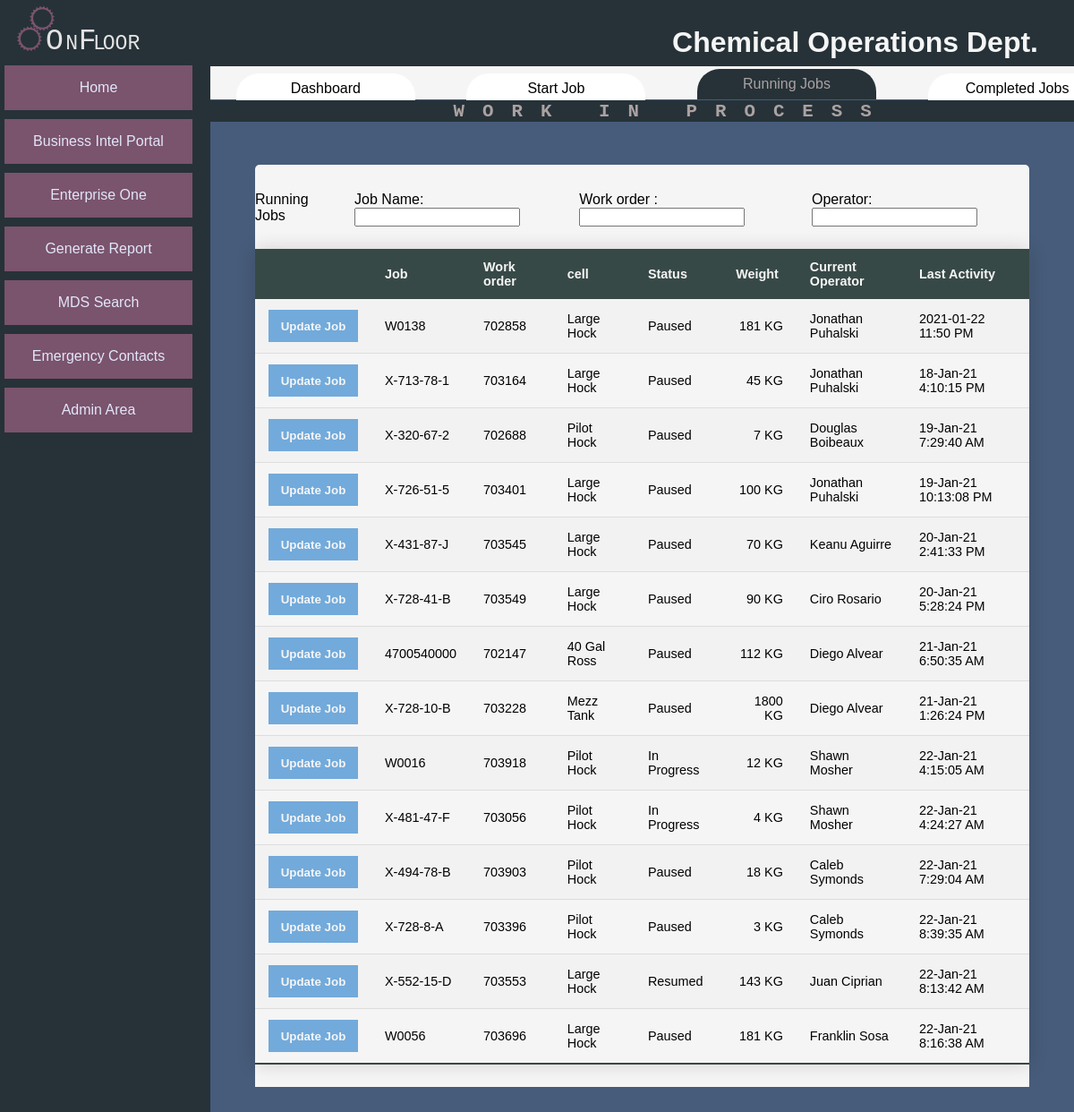
The app's page /runningjobs/ with its own data.
### tables this page shows
CREATE TABLE `Job_Record` (
	`Job_ID` INTEGER NOT NULL PRIMARY KEY AUTOINCREMENT,
	`Job` TEXT,
	`Work_Order` TEXT,
	`Job_Weight`  INTEGER NOT NULL,
	`Work_Cell`  INTEGER NOT NULL,
	`Job_Type`  INTEGER NOT NULL,
	`Job_Status` INTEGER NOT NULL,
	`Start_Time` TEXT,
	`Notes` TEXT,
	`In-Process_Testing` INEGER,
	`Pre_Adjustment` INTEGER,
	`End_Time` TEXT,
	`Total_Operations` INTEGER,
	`Start_Date` TEXT,
	`End_Date` TEXT,
	`Last_Operation` INTEGER
);

### app.py (the view, shortened to what this page needs)
@app.route("/runningjobs/", methods=['POST','GET'])
def runningJobs():
    page = "WORK IN PROCESS"
    jobList = DB.getRunningJobsList()
    jobs = []
    for job in jobList:
        jobs.append({
            'jobID':job[0],
            'job':job[1],
            'workorder':job[2],
            'cell':job[3],
            'status':job[4],
            'weight':job[5],
            'operator':job[7],
            'timestamp':job[8],})
    return render_template('runningjobs.html', jobs=jobs, page=page)

### data/DB.py (called while the page is built)
def make_connection():
    connection_String = "C:\\Users\\sbish\\Desktop\\project x\\data\\JT_DATA.db" #home
    return sqlite3.connect(connection_String)

def end_connection(conn):
    conn.close()

def getRunningJobsList():
    conn = make_connection()
    c = conn.cursor()
    SQL = Q.SelectRunningJobList()
    c.execute(SQL)
    items = c.fetchall()
    end_connection(conn)
    return items

### data/SQL.py (called while the page is built)
def SelectRunningJobList():
    SQL = "SELECT jr.Job_ID, jr.Job, jr.Work_Order, wc.Cell, js.Status, Job_Weight AS [Weight], "
    SQL += "MAX(a.Activity_ID) AS [Activity ID], o.First_Name || ' '|| o.Last_Name AS [Current Operator], "
    SQL += "a.Activity_Date ||' '|| a.Activity_Time AS [Last Activity] "
    SQL += "FROM Job_Record jr JOIN Activity a on a.Job_Id = jr.Job_ID "
    SQL += "JOIN Work_Cells wc ON wc.Cell_ID = jr.Work_Cell "
    SQL +=  "JOIN Job_Status js ON js.Status_ID = jr.Job_Status "
    SQL +=  "JOIN Operators o On a.Operator = o.Operator_ID "
    SQL += "WHERE jr.Job_Status IN (1,3,7) "
    SQL += "GROUP BY a.Job_Id;"
    return SQL

### templates/runningjobs.html (shortened to what this page needs)
{% extends "layout.html"%}
{% block body%}
        <div class="content-row-table">
            <div class='table-header'>
                <form action="">
                    <div>
                        <h3 class="table-heading">Running Jobs</h3>
                    </div>
                 <div>
                    <label for="filter1">Job Name: </label>
                    <input type="text" id='filter1'>
                 </div>
                 <div>
                    <label for="filter1">Work order : </label>
                    <input type="text" id='filter1'>
                 </div>
                 <div>
                    <label for="filter1">Operator: </label>
                    <input type="text" id='filter1'>
                 </div>
                </form>
            </div>
            <table class="running-Jobs-table">
               <thead>
                <tr>
                    <th></th>
                    <th>Job</th>
                    <th>Work order</th>
                    <th>cell</th>
                    <th>Status</th>
                    <th>Weight</th>
                    <th>Current Operator</th>
                    <th>Last Activity</th>
                </tr>
            </thead>
               <div class="table-body">
                    <tbody>
                        {% for job in jobs  %}
                        <tr>
                        <td class="tbl-link">
                            <form action="" method="POST">
                                <input class="table-sub-button" type="submit" name="" value='Update Job'/>
                            </form>
                        </td>
                            <td>{{job['job']}}</td>
                            <td>{{job['workorder']}}</td>
                            <td>{{job['cell']}}</td>
                            <td>{{job['status']}}</td>
                            <td style="text-align: right;">{{job['weight']}} KG</td>
                            <td>{{job['operator']}}</td>
                            <td>{{job['timestamp']}}</td>
                        </tr>
                     {% endfor %}
                    </tbody>
                </div>
            </table>
    </div>
      {% endblock %}

### templates/layout.html (shortened to what this page needs)
<!DOCTYPE HTML>
<html lang="en">
<head>
   <link rel= "stylesheet" type= "text/css" href="{{ url_for('static', filename='style.css')}}"/>
</head>
<body>
   <div class="site-container">
     {% include 'header.html' %}
     {% include 'side_bar.html' %}
     {% include 'top_nav.html' %}
     {% include 'page_title.html' %}
      <div class="_content">
      {% block body%}
      {% endblock%}
      </div>
   </div>
</body>
</html>

### templates/header.html
<div class="_header">
  <div class="header-logo">
     <img src="../static/images/OnFloorLogo.svg" alt="logo">
  </div>
  <div class="header-title">
     <h1 class="courier heading">Chemical Operations Dept.</h1>
  </div>
</div>

### templates/side_bar.html
<div class="_side-bar-menu">
    <div class="_nav">
       <div class="nav_btn"><a href="/">Home</a></div>
       <div class="nav_btn"><a href="http://dmxreporting/ChemOps/Dashboard" target="_blank">Business Intel Portal</a></div>
       <div class="nav_btn"><a href="http://e1usa/" target="_blank">Enterprise One</a></div>
       <div class="nav_btn"><a>Generate Report</a></div>
       <div class="nav_btn"><a>MDS Search</a></div>
       <div class="nav_btn"><a>Emergency Contacts</a></div>
       <div class="nav_btn"><a>Admin Area</a></div>
   </div>
</div>

### templates/top_nav.html
        <div class="_top-nav">
          <div class="top-nav-link">
            {% if page == 'THE DASHBOARD'  %}
              <a class= "tab-active" id="dash-tab" href="/">Dashboard</a>
            {% else %}
             <a class= "" id="dash-tab" href="/">Dashboard</a>
            {% endif %}
          </div>
          <div class="top-nav-link">
            {% if page == 'START A NEW JOB'  %}
              <a class= "tab-active" id="startJob-tab" href="/new_job">Start Job</a>
            {% else %}
              <a id="startJob-tab" href="/new_job">Start Job</a>
            {% endif %}
          </div>
          <div class="top-nav-link">
            {% if page == 'WORK IN PROCESS'  %}
              <a class= "tab-active" id="runnngJobs-tab" href="/runningjobs">Running Jobs</a>
            {% else %}
              <a id="runnngJobs-tab" href="/runningjobs">Running Jobs</a>
            {% endif %}
          </div>
          <div class="top-nav-link">
            {% if page == 'THESE JOBS ARE DONE'  %}
              <a class= "tab-active" id="completedJobs-tab" href="/completed_jobs">Completed Jobs</a>
            {% else %}
              <a id="completedJobs-tab" href="/completed_jobs">Completed Jobs</a>
            {% endif %}
          </div>
        </div>

### templates/page_title.html
<div class="page-title">
    <h2>{{page}}</h2>
</div>

### static/style.css (style rules this page uses)
*, *::before, *::after { box-sizing:border-box; }
a { text-decoration:none; color:inherit; cursor:pointer; }
h1, h2, h3, h4, h5, h6 { margin:0; font-size:inherit; font-weight:inherit; }
html,body { margin: 0; height: 100%; background: #475c7a; font-family: Verdana, Geneva, Tahoma, sans-serif; font-size: 16px; }
.heading { font-size: 2em; font-weight: Bold; }
.site-container { height:100%; display: grid; grid-template-columns: 235px 1fr; grid-auto-rows: 70px 40px 24px auto; }
._header { grid-column: 1/-1; display: grid; grid-gap: 3px; grid-template-columns: 175px repeat(auto-fit,minmax(400px,1fr)); position: fixed; top:0px; padding-bottom: 1px; width: 100%; }
._side-bar-menu { grid-column: 1/2; grid-row: 2 /span 3; position: fixed; top:73px; left:0; width: 235px; height: 100%; }
._top-nav { grid-column: 2/-1; grid-row-start: 2; width: 85.86891161%; position: fixed; top:74px; padding-top: 3px; left:235px; }
.page-title { grid-column: 2/-1; grid-row-start: 3; width: 85.86891161%; position: fixed; left:235px; top:112px; }
._content { grid-column: 2/-1; grid-row-start: 4; display: grid; grid-gap: 5px; grid-template-columns: repeat(auto-fit,100%); grid-auto-rows:max-content; justify-content: center; padding: 50px; }
._header { background: #263238; color: #f5f5f5; }
.header-title { padding-right: 40px; padding-bottom: 8px; align-self: end; justify-self: end; }
.header-logo img { height: 70px; }
._top-nav { display: flex; justify-content: space-around; align-items: flex-end; background-color: #f5f5f5; }
.top-nav-link { width: 200px; border-radius: 25px 25px 0 0; }
.top-nav-link a { display: inline-block; background-color: #fff; width: 100%; height: 100%; text-align: center; padding: 8px 0; border-radius: 25px 25px 0 0; transform: translateY(5px); }
.top-nav-link .tab-active { color:#aca2a2; background-color: #263238; transition-duration: .45s; transform: translateY(0px); }
.page-title { font-family: 'Courier New', Courier, monospace; font-weight: bold; letter-spacing: 20px; font-size: 1.3em; text-align: center; padding-top: 1px; color:#aca2a2; background-color: #263238; }
._side-bar-menu { background-color: #263238; }
._nav { color:#E1E6FA; display: flex; flex-direction: column; width: 210px; margin-left: 5px; }
.nav_btn { height: 50px; width: 100%; text-align: center; margin-bottom: 10px; }
.nav_btn a { display: inline-block; background: #7A536C; margin: 0 auto; padding: 1em; width: 100%; }
.content-row-table { background-color: #f5f5f5; border-radius: 5px 5px 0 0; }
.running-Jobs-table { border-collapse: collapse; width: 100%; margin: 25px 0; font-size: 0.9em; min-width: 860px; background-color: #f5f5f5; box-shadow: 0 0 20px rgba(0,0,0, 0.15); }
.running-Jobs-table thead tr { background-color: #374946; color: #f5f5f5; text-align: left; font-weight: bold; }
.running-Jobs-table th, .running-Jobs-table td { padding: 12px 15px; }
.running-Jobs-table tbody tr { border-bottom: 1px solid #dddddd; }
.running-Jobs-table tbody tr:nth-of-type(odd) { background:#f2f2f2; }
.running-Jobs-table tbody tr:last-of-type { border-bottom: 2px solid #374946; }
.table-sub-button { height: 36px; background-color: #72aadb; border: none; color:#f5f5f5; min-width: 100px; font-weight: bold; }
.table-header form { display: flex; justify-content: flex-end; }
.table-header form div { padding: 30px 30px 0 0; }

### records on screen
Job_Record: job "W0138", workorder "702858", cell "Large Hock", status "Paused", weight "181", operator "Jonathan Puhalski", timestamp "2021-01-22 11:50 PM"
Job_Record: job "X-713-78-1", workorder "703164", cell "Large Hock", status "Paused", weight "45", operator "Jonathan Puhalski", timestamp "18-Jan-21 4:10:15 PM"
Job_Record: job "X-320-67-2", workorder "702688", cell "Pilot Hock", status "Paused", weight "7", operator "Douglas Boibeaux", timestamp "19-Jan-21 7:29:40 AM"
Job_Record: job "X-726-51-5", workorder "703401", cell "Large Hock", status "Paused", weight "100", operator "Jonathan Puhalski", timestamp "19-Jan-21 10:13:08 PM"
Job_Record: job "X-431-87-J", workorder "703545", cell "Large Hock", status "Paused", weight "70", operator "Keanu Aguirre", timestamp "20-Jan-21 2:41:33 PM"
Job_Record: job "X-728-41-B", workorder "703549", cell "Large Hock", status "Paused", weight "90", operator "Ciro Rosario", timestamp "20-Jan-21 5:28:24 PM"
Job_Record: job "4700540000", workorder "702147", cell "40 Gal Ross", status "Paused", weight "112", operator "Diego Alvear", timestamp "21-Jan-21 6:50:35 AM"
Job_Record: job "X-728-10-B", workorder "703228", cell "Mezz Tank", status "Paused", weight "1800", operator "Diego Alvear", timestamp "21-Jan-21 1:26:24 PM"
Job_Record: job "W0016", workorder "703918", cell "Pilot Hock", status "In Progress", weight "12", operator "Shawn Mosher", timestamp "22-Jan-21 4:15:05 AM"
Job_Record: job "X-481-47-F", workorder "703056", cell "Pilot Hock", status "In Progress", weight "4", operator "Shawn Mosher", timestamp "22-Jan-21 4:24:27 AM"
Job_Record: job "X-494-78-B", workorder "703903", cell "Pilot Hock", status "Paused", weight "18", operator "Caleb Symonds", timestamp "22-Jan-21 7:29:04 AM"
Job_Record: job "X-728-8-A", workorder "703396", cell "Pilot Hock", status "Paused", weight "3", operator "Caleb Symonds", timestamp "22-Jan-21 8:39:35 AM"
Job_Record: job "X-552-15-D", workorder "703553", cell "Large Hock", status "Resumed", weight "143", operator "Juan Ciprian", timestamp "22-Jan-21 8:13:42 AM"
Job_Record: job "W0056", workorder "703696", cell "Large Hock", status "Paused", weight "181", operator "Franklin Sosa", timestamp "22-Jan-21 8:16:38 AM"

### other values on screen
{{ page }} "WORK IN PROCESS"
